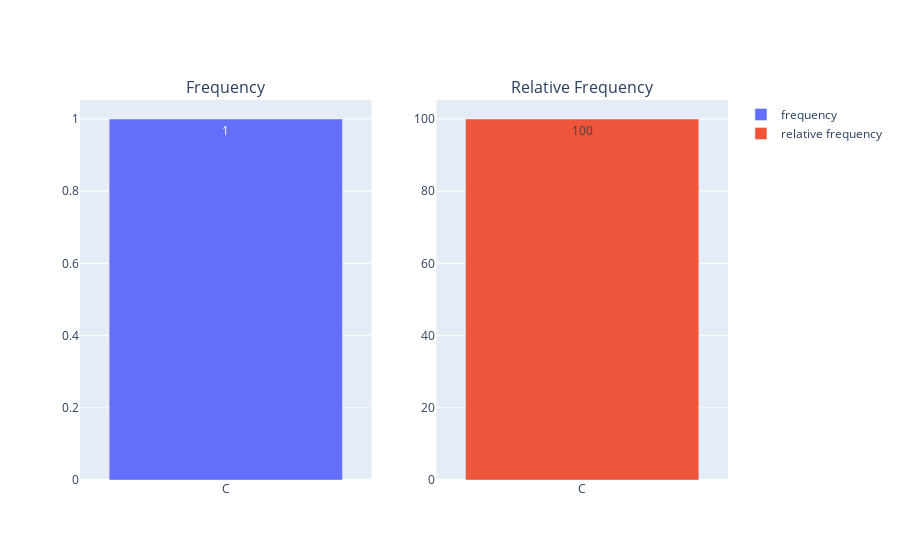

Source (notebook cell):
### Code cell
df = df[["Name", "Cabin", "Embarked"]]
df.reset_index(drop = True, inplace = True)

ndf = pd.DataFrame(columns = ["Name", "Cabin", "Embarked"])
_range = list(range(23, 34))


for i in range(len(df)):
    # if our list doesnt conatin any coomon cabin in the given range
    if set(df["Cabin"][i]).intersection(set(_range)) == set():
        continue
    else:
        ndf = ndf.append(df.iloc[i])

frequency_plot("Embarked", ndf)

### Figure 1 — Plotly figure (JSON) as saved in the notebook; plotly's stock layout.template omitted (floating-point values rounded to 4 significant figures)
{"data": [{"hoverinfo": "x+y", "name": "frequency", "text": [1], "type": "bar", "x": ["C"], "xaxis": "x", "y": [1], "yaxis": "y"}, {"hoverinfo": "x+y", "name": "relative frequency", "text": [100], "type": "bar", "x": ["C"], "xaxis": "x2", "y": [100], "yaxis": "y2"}], "layout": {"annotations": [{"font": {"size": 16}, "showarrow": false, "text": "Frequency", "x": 0.225, "xanchor": "center", "xref": "paper", "y": 1, "yanchor": "bottom", "yref": "paper"}, {"font": {"size": 16}, "showarrow": false, "text": "Relative Frequency", "x": 0.775, "xanchor": "center", "xref": "paper", "y": 1, "yanchor": "bottom", "yref": "paper"}], "hovermode": "x", "showlegend": true, "xaxis": {"anchor": "y", "domain": [0, 0.45]}, "xaxis2": {"anchor": "y2", "domain": [0.55, 1]}, "yaxis": {"anchor": "x", "domain": [0, 1]}, "yaxis2": {"anchor": "x2", "domain": [0, 1]}}}
